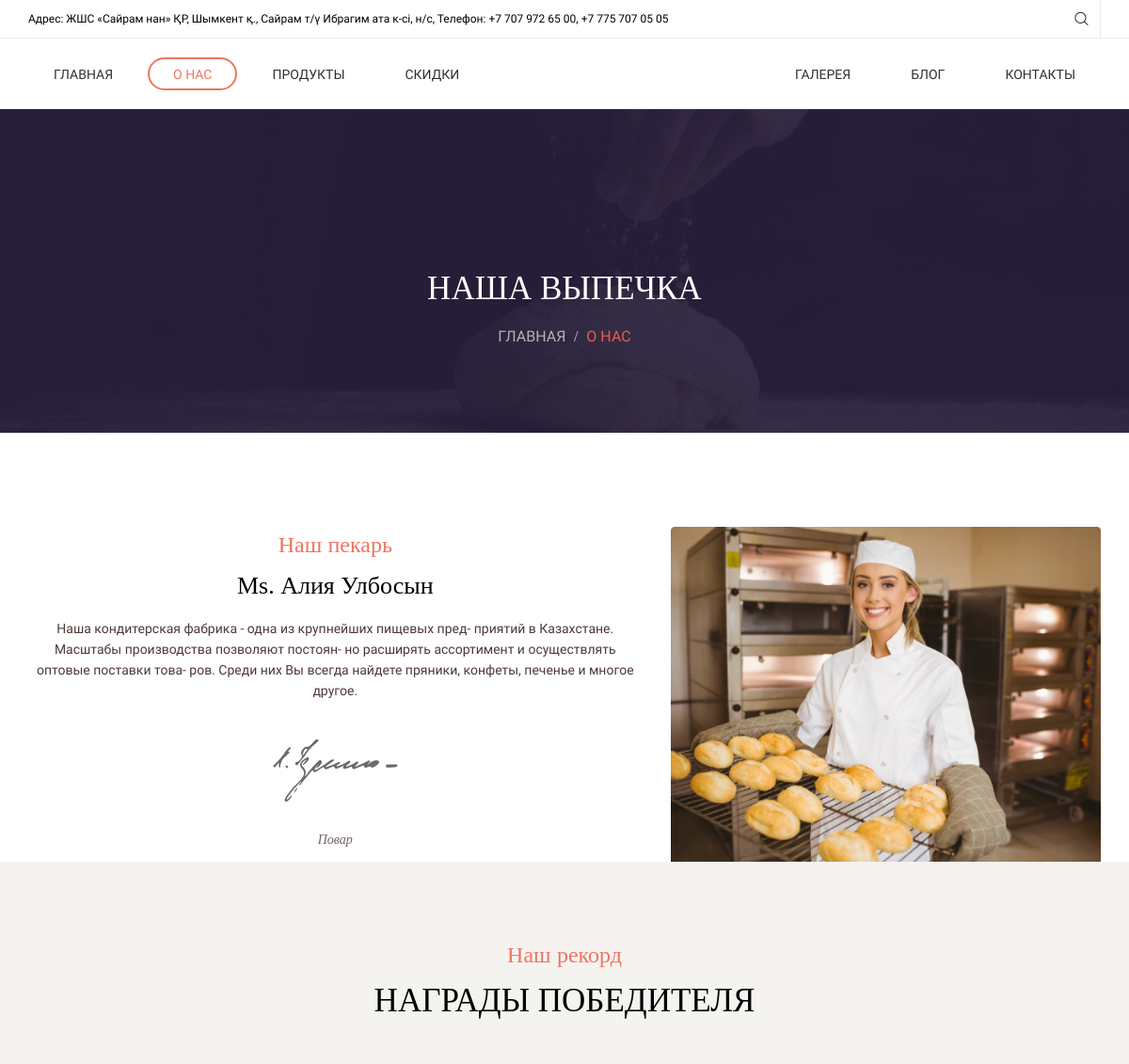
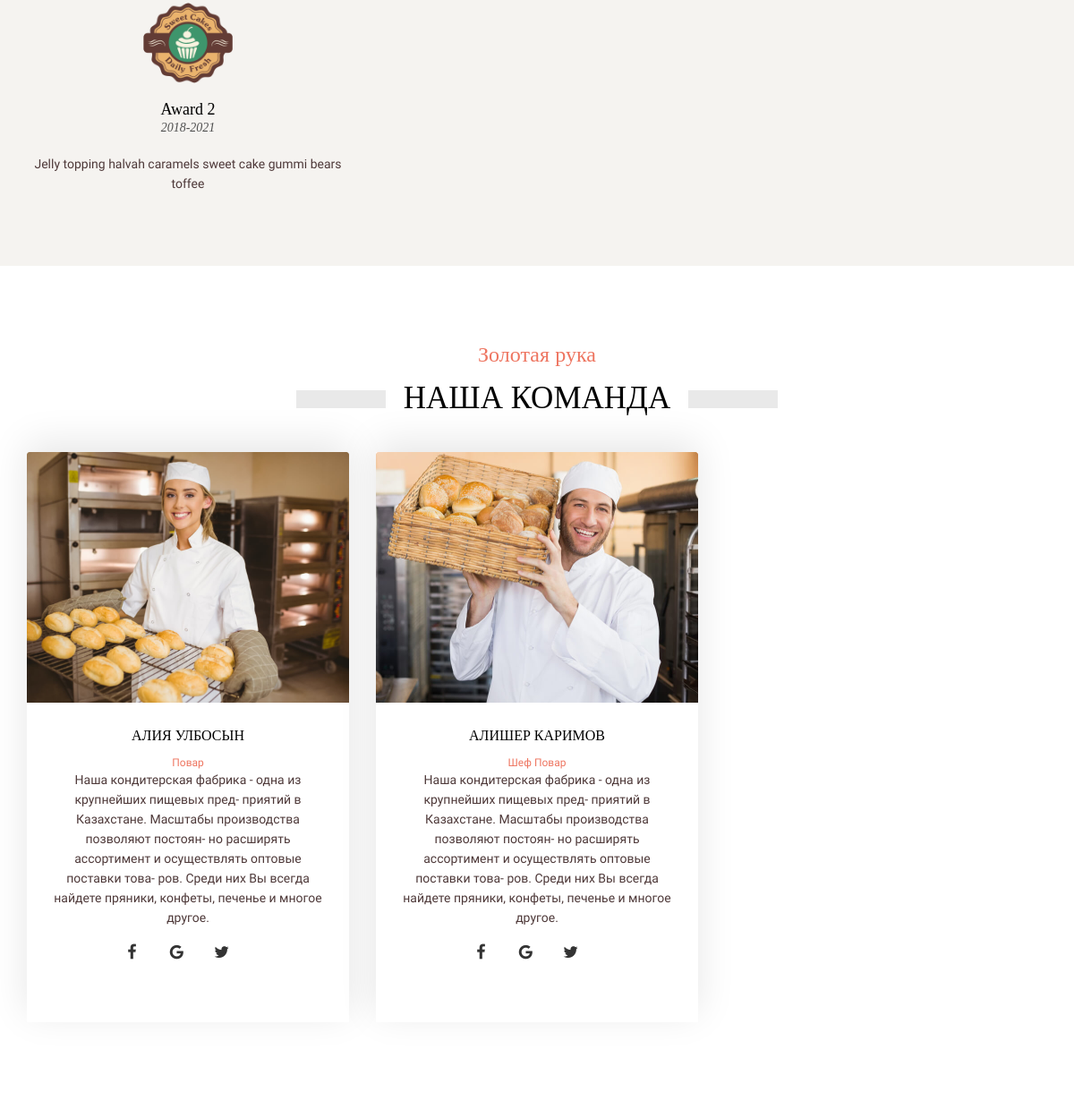
The page /about-item/0/ (upper part) on the database as committed earlier (2 pictures, top to bottom).
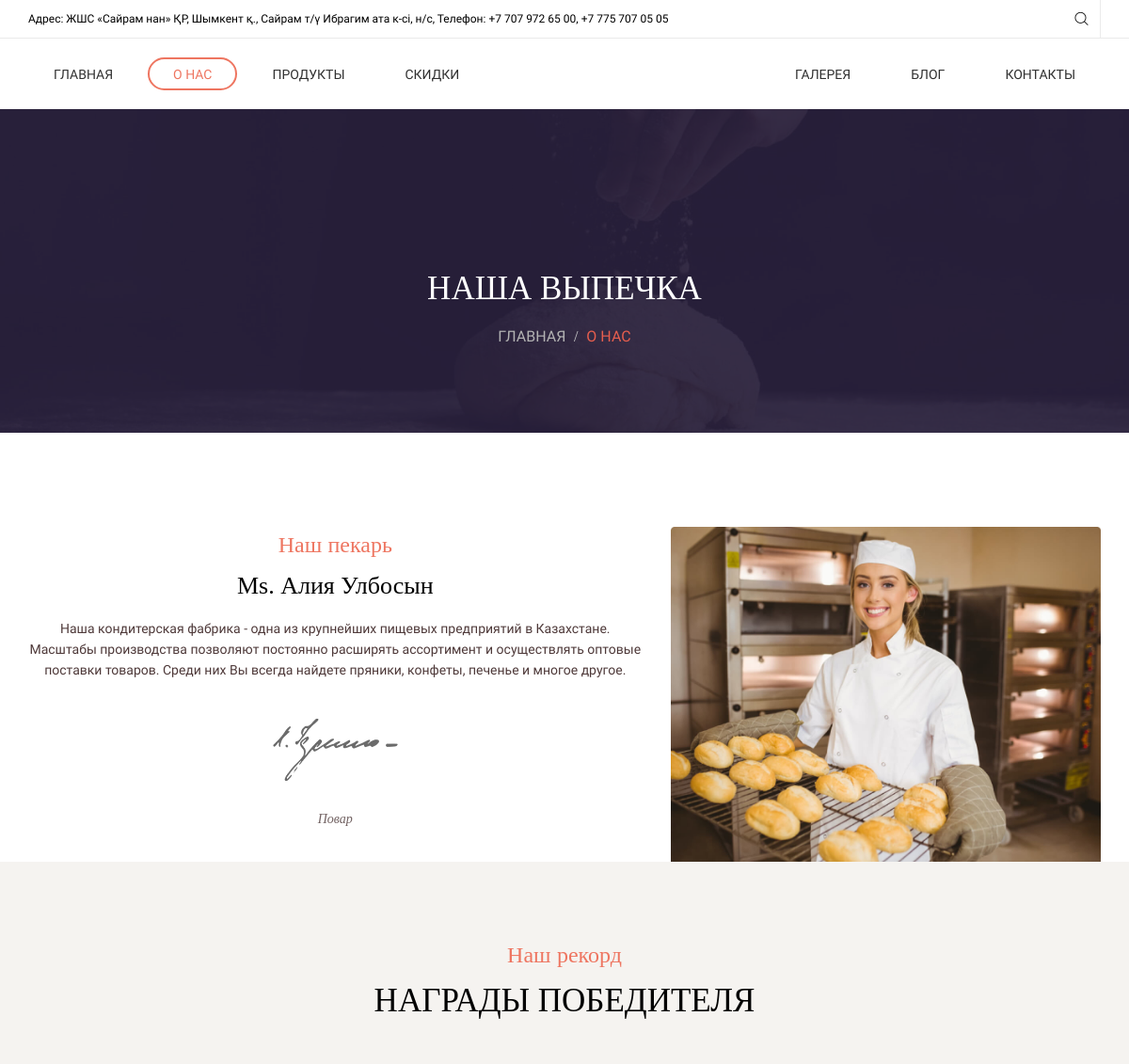
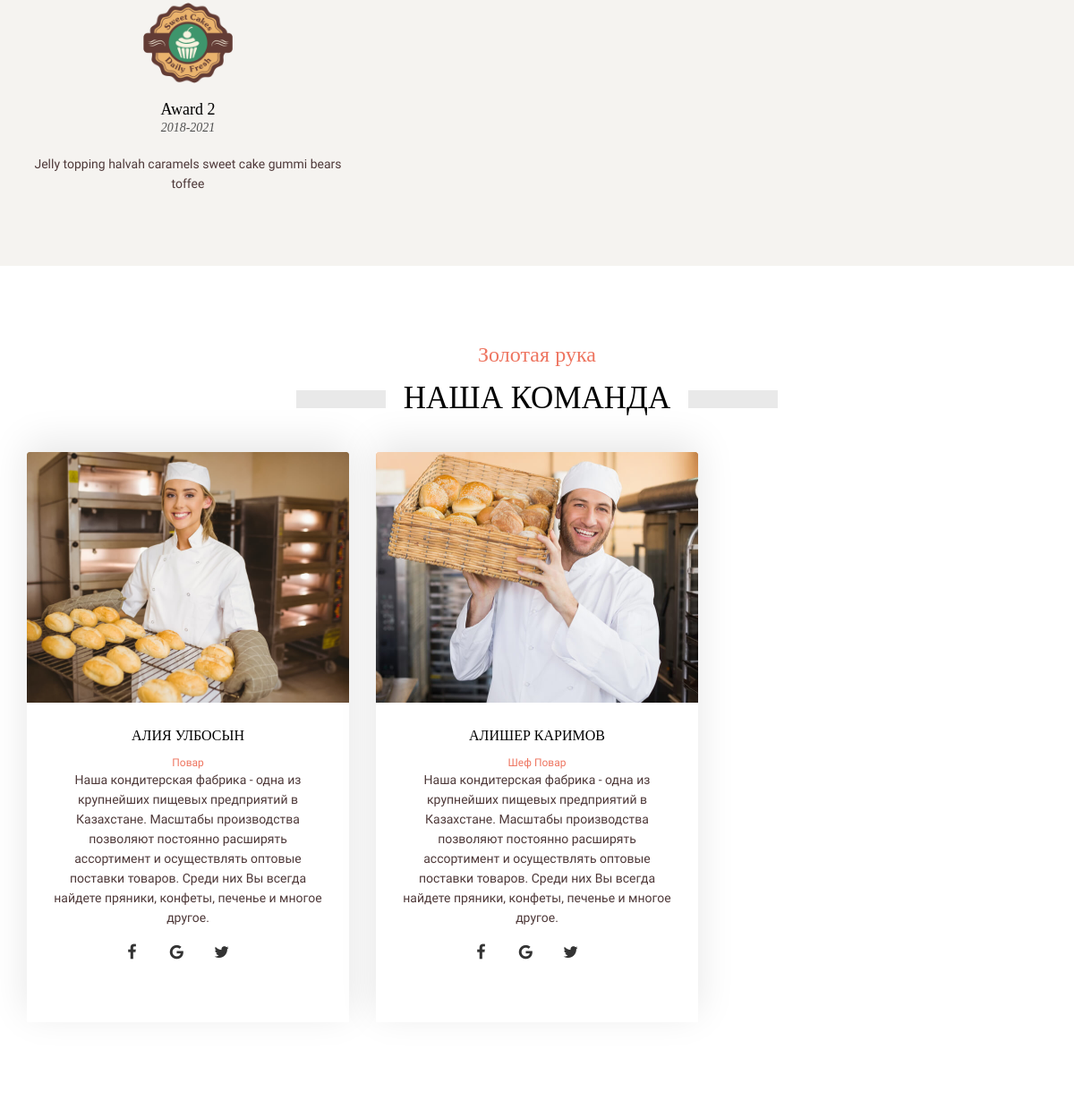
The same page on the database as committed later (2 pictures, top to bottom).
### main/models.py (models this page shows, shortened)
class Cheff(models.Model):
    photo = models.ImageField(upload_to='upload')
    last_name = models.CharField(max_length=300)
    first_name = models.CharField(max_length=300)
    position = models.CharField(max_length=300)
    mini_description = models.CharField(max_length=300)
    status = models.IntegerField(default=0)
    rating = models.IntegerField(default=0)
    facebook = models.CharField(max_length=300, blank=True)
    whatsapp = models.CharField(max_length=300, blank=True)
    twitter = models.CharField(max_length=300, blank=True)
    signature = models.ImageField(upload_to='upload', blank=True)

### main/views.py (the view)
# urls.py: path('about-item/<int:cheff_id>/', aboutItemHandler),
def aboutItemHandler(request, cheff_id):
    blog = None
    awards = []
    if cheff_id == 0:
        blogmains = Cheff.objects.filter(status=0).order_by('-rating')[:1]
        if blogmains:
            blog = blogmains[0]
            awards = Award.objects.filter(cheff__id=blog.id)
    else:
        blog = Cheff.objects.get(id=int(cheff_id))
        awards = Award.objects.filter(cheff__id=cheff_id)
    cheffs = Cheff.objects.filter(status=0).order_by('-rating')[:3]
    partners = Partner.objects.filter(status=0)
    informations = Information.objects.filter(status=0)
    return render(request, 'about-item.html', {
        'cheffs': cheffs,
        'partners': partners,
        'awards': awards,
        'informations': informations,
        'page': 'about',
        'blog': blog
    })

### templates/about-item.html (shortened to what this page needs)
{% extends 'base.html' %}
	{% block content %}
    <div class="page-wrap">
      <div class="ps-section--hero"><img src="/static/images/hero/03.jpg" alt="">
        <div class="ps-section__content text-center">
          <h3 class="ps-section__title">НАША ВЫПЕЧКА</h3>
          <div class="ps-breadcrumb">
            <ol class="breadcrumb">
              <li><a href="/">Главная</a></li>
              <li class="active">О нас</li>
            </ol>
          </div>
        </div>
      </div>
      <div class="ps-section ps-section--about pt-100 pb-40">
        <div class="container">
          <div class="row">
                <div class="col-lg-7 col-md-7 col-sm-12 col-xs-12 ">
                  <div class="ps-section__header text-center">
                    <div class="ps-section__top">Наш пекарь</div>
                    <h3 class="ps-section__title"> Ms. {{ blog.last_name }} {{ blog.first_name }}</h3>
                  </div>
                  <div class="ps-section__content text-center">
                    <p> {{ blog.mini_description }}  </p>
                    <div class="ps-about__sign text-center mb-30 mt-40"><img src="/media/{{ blog.signature }}" alt=""></div>
                    <p class="ps-about-sign">{{ blog.position }}</p>
                  </div>
                </div>
                <div class="col-lg-5 col-md-5 col-sm-12 col-xs-12 "><img src="/media/{{ blog.photo }}" alt="">
                </div>
          </div>
        </div>
      </div>
      <div class="ps-section ps-section--award pt-80 pb-40">
        <div class="container">
          <div class="ps-section__header text-center mb-50">
            <div class="ps-section__top">Наш рекорд</div>
            <h3 class="ps-section__title">НАГРАДЫ ПОБЕДИТЕЛЯ</h3>
          </div>
          <div class="ps-section__content">
            <div class="row">
                  <div class="col-lg-4 col-md-4 col-sm-12 col-xs-12 ">
                    {% for award in awards %}
                    <div class="ps-award text-center">
                      <div class="ps-award__icon"><img src="/media/{{ award.logo }}" alt=""></div>
                      <div class="ps-award__content">
                        <h3> {{ award.title }} </h3><span> {{ award.year }} </span>
                        <p> {{ award.mini_description }} </p>
                      </div>
                    </div>
                    {% endfor %}
                  </div>
            </div>
          </div>
        </div>
      </div>
      <section class="ps-section ps-section--team ps-section--team-2 pt-80 pb-80">
        <div class="container">
          <div class="ps-section__header text-center">
            <div class="ps-section__top">Золотая рука</div>
            <h3 class="ps-section__title ps-section__title--full">НАША КОМАНДА</h3>
          </div>
          <div class="ps-section__content">
            <div class="row">
                  {% for cheff in cheffs %}
                  <div class="col-lg-4 col-md-4 col-sm-12 col-xs-12 ">
                    <article class="ps-people ps-people--2">
                      <div class="ps-people__thumbnail"><a class="ps-people__overlay" href="/about-item/{{ cheff.id }}/"></a><img src="/media/{{ cheff.photo }}" alt=""></div>
                      <div class="ps-people__content">
                        <h4>{{ cheff.last_name }} {{ cheff.first_name }}</h4><span class="ps-people__position">{{ cheff.position }}</span>
                        <p>{{ cheff.mini_description }}</p>
                            <ul class="ps-people__social">
                              <li><a href="#"><i class="fa fa-facebook"></i></a></li>
                              <li><a href="#"><i class="fa fa-google"></i></a></li>
                              <li><a href="#"><i class="fa fa-twitter"></i></a></li>
                            </ul>
                      </div>
                    </article>
                  </div>
                  {% endfor %}
            </div>
          </div>
        </div>
      </section>
    {% endblock %}

Rows that differ between the two databases and show on the page:
changed Cheff "АЛИЯ": mini_description "…одна из крупнейших пищевых пред- приятий в Казахстане. Масштабы производства позволяют постоян- но расширять ассортимент и осуществлять оптовые поставки това- ров. Среди них Вы всегда…" → "…одна из крупнейших пищевых предприятий в Казахстане. Масштабы производства позволяют постоянно расширять ассортимент и осуществлять оптовые поставки товаров. Среди них Вы всегда…"
changed Cheff "АЛИШЕР": mini_description "…одна из крупнейших пищевых пред- приятий в Казахстане. Масштабы производства позволяют постоян- но расширять ассортимент и осуществлять оптовые поставки това- ров. Среди них Вы всегда…" → "…одна из крупнейших пищевых предприятий в Казахстане. Масштабы производства позволяют постоянно расширять ассортимент и осуществлять оптовые поставки товаров. Среди них Вы всегда…"
